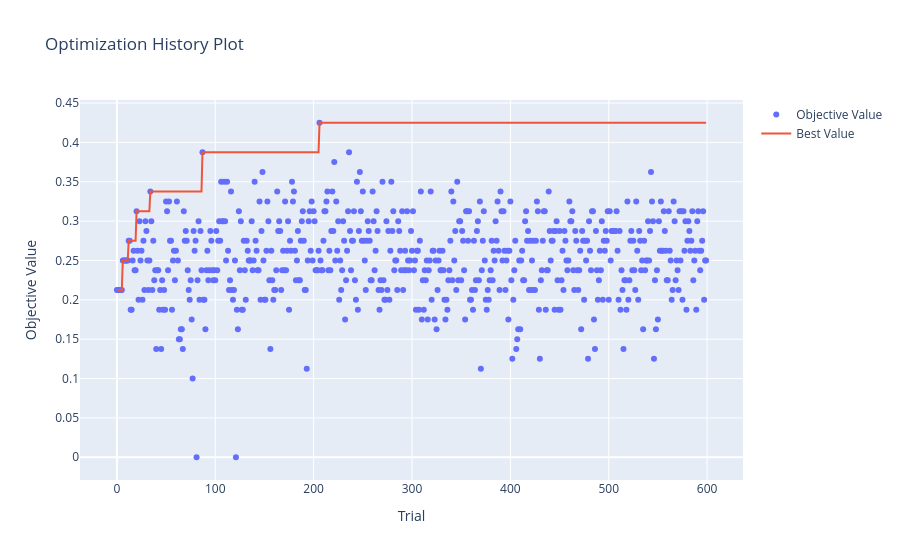

Notebook cell for this chart:
### Code cell
# 1. Plot optimization history
fig_hist = plot_optimization_history(study)
fig_hist.show()

### Figure 1 — Plotly figure (JSON) as saved in the notebook; plotly's stock layout.template omitted (floating-point values rounded to 4 significant figures; data arrays with more than 128 entries replaced by an {"elided": "..."} marker saying what was removed)
{"data": [{"mode": "markers", "name": "Objective Value", "type": "scatter", "x": {"elided": "600 int values"}, "y": {"elided": "600 float values"}}, {"mode": "lines", "name": "Best Value", "type": "scatter", "x": {"elided": "600 int values"}, "y": {"elided": "600 float values"}}, {"marker": {"color": "#cccccc"}, "mode": "markers", "name": "Infeasible Trial", "showlegend": false, "type": "scatter", "x": [], "y": []}], "layout": {"title": {"text": "Optimization History Plot"}, "xaxis": {"title": {"text": "Trial"}}, "yaxis": {"title": {"text": "Objective Value"}}}}
